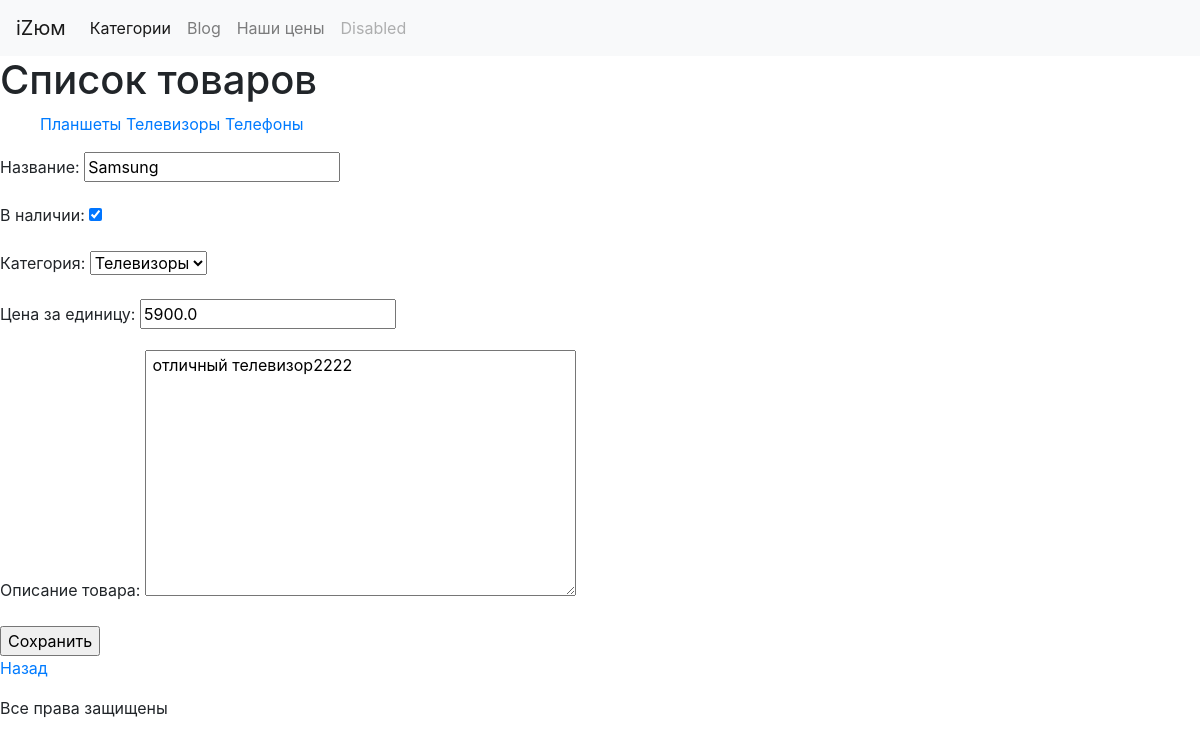
Screenshot of /goods/good/5/edit/?page=1 with the database file from the repository.
### page/models.py (models this page shows, shortened)
class Category(models.Model):
    name = models.CharField(max_length=100, unique=True, verbose_name="Название")
    description = models.TextField(verbose_name="Описание")
    class Meta:
        verbose_name = 'Категория'
        verbose_name_plural = "Категории"
    def __str__(self):
        return self.name

class Good(models.Model):
    name = models.CharField(max_length=100, unique=True, verbose_name="Название")
    in_stock = models.BooleanField(default=True, db_index=True, verbose_name="В наличии")
    category = models.ForeignKey(Category, null=True, blank=True, on_delete=models.SET_NULL, verbose_name="Категория")
    price = models.FloatField(default=0, verbose_name="Цена за единицу")
    description = models.TextField(default=" ", verbose_name="Описание товара")
    class Meta:
        ordering = ["-price", "name"]
        unique_together = ("category", "name", "price", "description")
        verbose_name = 'Товар'
        verbose_name_plural = "Товары"

### page/twviews.py (the view, shortened to what this page needs)
# urls.py: url(r'^good/(?P<good_id>\d+)/edit/$', GoodUpdate.as_view(), name="good_edit"),
class GoodUpdate(UpdateView, GoodEditMixin, GoodEditView):
    model = Good
    template_name = "good_edit.html"
    pk_url_kwarg = "good_id"
    fields = '__all__'  # в интернете нашел такое решение, но оно не работает ???

### page/twviews.py (called while the page is built)
    def get_context_data(self, **kwargs):
        context = super().get_context_data(**kwargs)
        context["cats"] = Category.objects.order_by("name")
        return context

    def get_context_data(self, **kwargs):
        context = super(GoodEditMixin, self).get_context_data(**kwargs)
        try:
            context["pn"] = self.request.GET["page"]
        except KeyError:
            context["pn"] = "1"
        return context

### templates/good_edit.html (shortened to what this page needs)
{% extends "base.html" %}
{% block main %}
<form action="" method="post">
    {{form.as_p}}
    <input type="submit" value="Сохранить">
</form>
<p><a href="{% url "index" cat_id=good.category.id %}?page={{pn}}">Назад</a></p>
{%endblock %}

### templates/base.html (shortened to what this page needs)
<!DOCTYPE html>
{% load staticfiles %}
<html lang="en">
<head>
    <link type="text/css" href="{%static "main.css" %}" rel="stylesheet">
    <link rel="stylesheet" href="https://stackpath.bootstrapcdn.com/bootstrap/4.1.3/css/bootstrap.min.css">
    <nav class="navbar navbar-expand-lg navbar-light bg-light">
  <a class="navbar-brand" href="{{index}}">iZюм</a>
  <div class="collapse navbar-collapse" id="navbarNavAltMarkup">
    <div class="navbar-nav">
      <a class="nav-item nav-link active" href="{{goods.category}}">Категории<span class="sr-only">(current)</span></a>
      <a class="nav-item nav-link" href="/blog/">Blog</a>
      <a class="nav-item nav-link" href="#">Наши цены</a>
      <a class="nav-item nav-link disabled" href="#">Disabled</a>
    </div>
  </div>
</nav>
</head>
<body>
<div id="header">
    <h1>Список товаров</h1>
</div>
<div id="leftmenu">
    <ul>
        {% for cat in cats %}
        {% url "index" cat_id=cat.id as cat_url %}
        <a href="{{cat_url }}">{{cat.name}}</a>
        {%endfor %}
    </ul>
</div>
<div id="main">
    {% block main %}
    {%endblock%}
</div>
<div id="footer">
    <p>Все права защищены</p>
</div>
</body>
</html>

### rows the page displays
Category: name "Планшеты"
Category: name "Телевизоры"
Category: name "Телефоны"
Good: name "Samsung", in_stock "☑", category "Телевизоры", price "5900.0", description "отличный телевизор2222"
